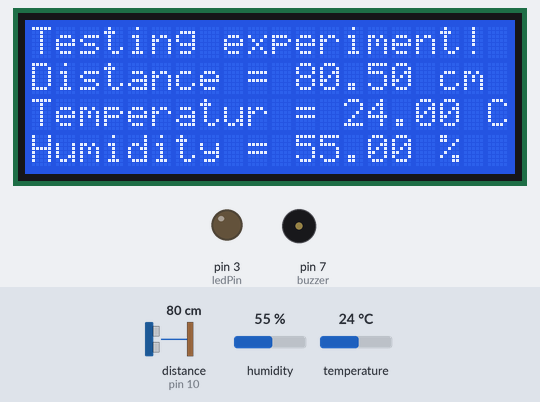
Bench run of a sketch on a simulated Arduino Uno, built with avr-gcc and run on an emulated ATmega328P. On the bench: 20×4 character LCD, output pins drawn as LEDs (lit = HIGH), buzzer (waves = sounding, pin HIGH). Wiring (inferred from the names in the program): ultrasonic range finder: trigger pin 8; echo pin 10. Inputs (shaded band) come from the test bench; at power-on: distance to the obstacle (sensor on pin 10) 80 cm, humidity 55 %, temperature 24 °C. The echo pulse lasts 58.3 µs per cm; pins used as bus, display or sensor lines are not drawn; what the sketch prints to the serial monitor is not drawn.

Above: at 1.2 s.
1.3 s: distance to the obstacle (sensor on pin 10) set to 42 cm
At 3.1 s:
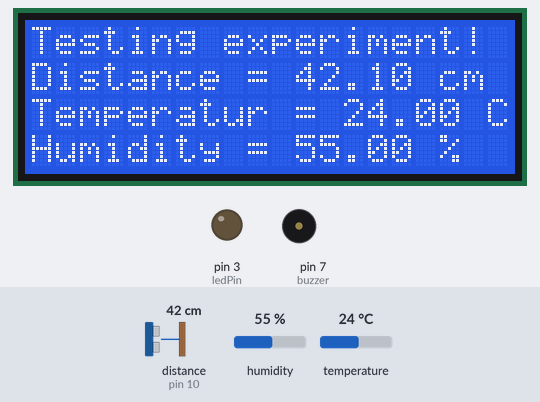
3.4 s: distance to the obstacle (sensor on pin 10) set to 35 cm
At 5.8 s:
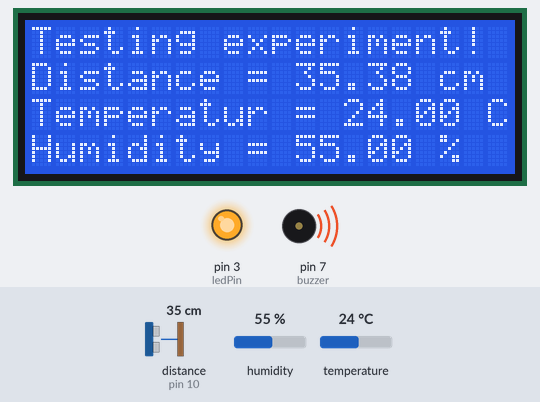
8.6 s: distance to the obstacle (sensor on pin 10) set to 2 cm
At 10.4 s:
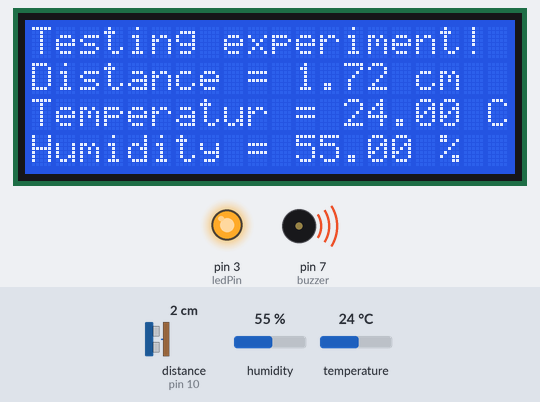
15.2 s: distance to the obstacle (sensor on pin 10) set to 299 cm
At 17.3 s:
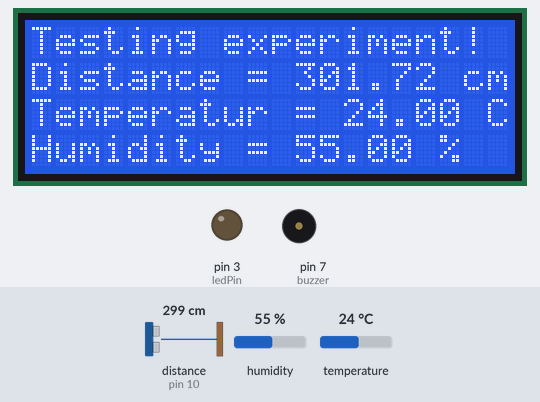
21.8 s: humidity set to 22 %
At 24.0 s:
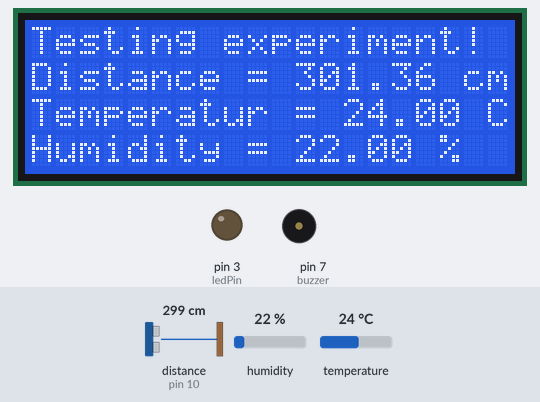
28.4 s: temperature set to 28 °C
At 31.8 s:
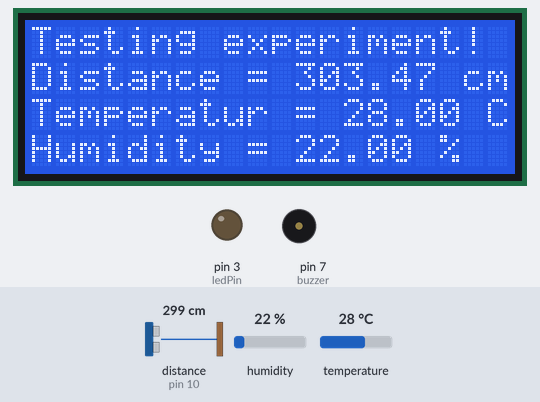
Timing chart, 0 to 33.3 s (numbered marks = the images above; inputs shaded):
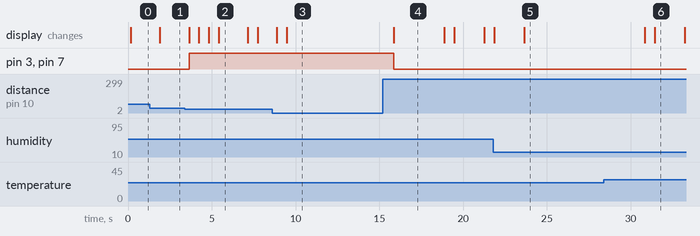

The sketch:

LcdDHTUltraSonicSensorDistanceAccuracy.ino
```cpp
/*
  Mini Project for tutorials!
  by Ibrohim Abbosov)
*/

#include <Wire.h>
#include <LiquidCrystal_I2C.h>
#include <DHT.h>

#define DHTPIN 5  // Pin connected to DHT22 data pin
#define DHTTYPE 22  // Define the DHT sensor type
DHT dht(DHTPIN, DHTTYPE);

LiquidCrystal_I2C lcd(0x27, 20, 4);  // set the LCD address to 0x27 for a 16 chars and 2 line display

#define echoPin 10
#define trigPin 8

int buzzer = 7;
int ledPin = 3;
float distance, duration, temperature, humidity;
float speedOfSound;   // Speed of sound based on current temperature and humidity

void setup()
{
  Serial.begin(9600);
  lcd.init();
  lcd.backlight();

  dht.begin();  // Initialize DHT sensor

  pinMode(echoPin, INPUT);
  pinMode(trigPin, OUTPUT);
  pinMode(buzzer, OUTPUT);
  pinMode(ledPin, OUTPUT);
}


void loop()
{
  // Read temperature and humidity from DHT22
  temperature = dht.readTemperature();
  humidity = dht.readHumidity();

  // Calculate speed of sound based on temperature and humidity
  speedOfSound = 331.3 + (0.606 * temperature) + (0.0124 * humidity); // in m/s

  // Trigger the ultrasonic pulse
  digitalWrite(trigPin, LOW);
  delayMicroseconds(2);
  digitalWrite(trigPin, HIGH);
  delayMicroseconds(10);
  digitalWrite(trigPin, LOW);

  // Measure the duration of the echo pulse
  duration = pulseIn(echoPin, HIGH);

  // Calculate distance with corrected speed of sound
  distance = (duration / 2) * (speedOfSound / 10000);   // Convert to cm

  Serial.print("Distance = ");

  lcd.clear();

  if(distance > 400 || distance < 0) {
    Serial.println("Out of range!");
    lcd.setCursor(0, 1);
    lcd.print("Out of range!");

    digitalWrite(buzzer, LOW);  // Ensure the buzzer is off if out of range
    digitalWrite(ledPin, LOW);
  }
  else {
    Serial.print(distance);
    Serial.print(" cm, ");

    Serial.print(" Temperature = ");
    Serial.print(temperature);
    Serial.print(" C, ");

    Serial.print(" Humidity = ");
    Serial.print(humidity);
    Serial.println(" %");

    lcd.setCursor(0, 0);
    lcd.print("Testing experiment!");

    lcd.setCursor(0, 1);
    lcd.print("Distance = ");
    lcd.print(distance);
    lcd.print(" cm");

    lcd.setCursor(0, 2);
    lcd.print("Temperatur = ");
    lcd.print(temperature);
    lcd.print(" C");

    lcd.setCursor(0, 3);
    lcd.print("Humidity = ");
    lcd.print(humidity);
    lcd.print(" %");

    // Control the buzzer based on distance
    if (distance < 40) {
      digitalWrite(buzzer, HIGH);
      digitalWrite(ledPin, HIGH);
    } else {
      digitalWrite(buzzer, LOW);
      digitalWrite(ledPin, LOW);
    }
  }

  delay(500);
}
```

Measured:
- the behaviour switches between 40 and 39 cm on distance to the obstacle (sensor on pin 10) (found by bisection; images 1 and 2)
- after the input at 1.3 s, the display: changes after 0.60 s (image 1)
- after the input at 3.4 s, pin 3 (ledPin), pin 7 (buzzer): LOW → HIGH after 0.25 s; the display: first changes after 0.25 s (image 2 shows a later state)
- after the input at 8.6 s, the display: first changes after 0.29 s (image 3 shows a later state)
- after the input at 15.2 s, pin 3 (ledPin), pin 7 (buzzer): HIGH → LOW after 0.66 s; the display: changes after 0.66 s (image 4)
- after the input at 28.4 s, the display: first changes after 2.4 s (image 6 shows a later state)
- what the display in image 2 shows lasts 1.7 s, from 5.4 s to 7.1 s
